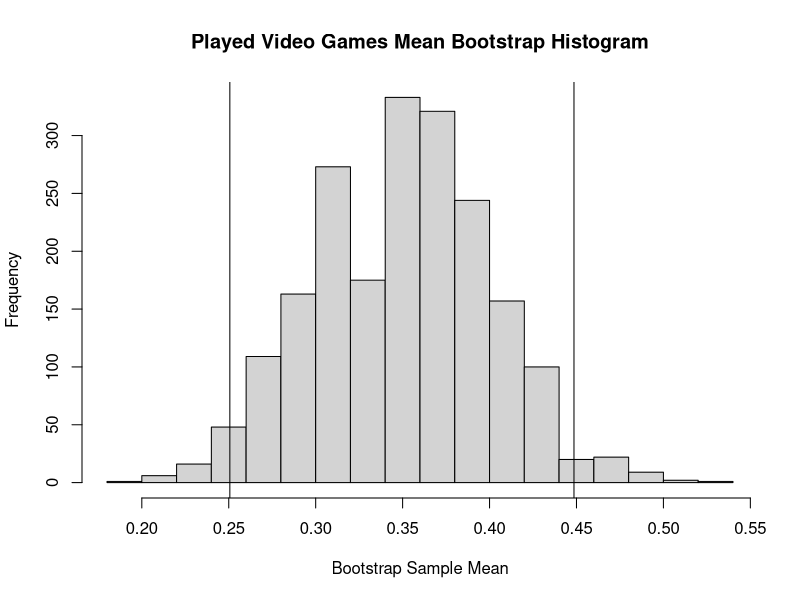
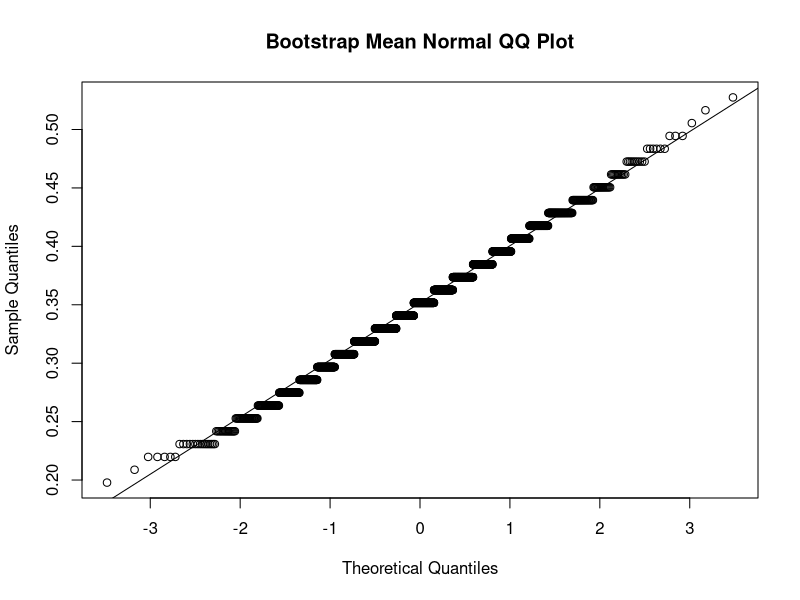
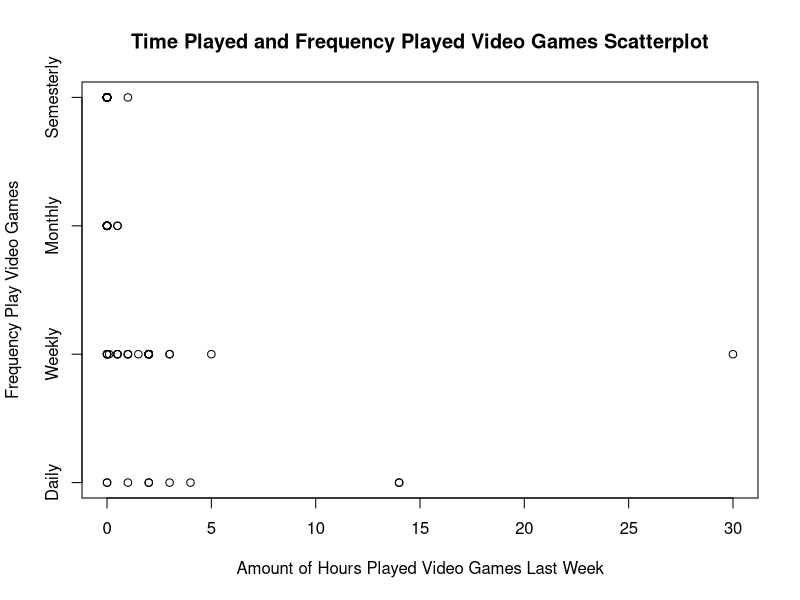
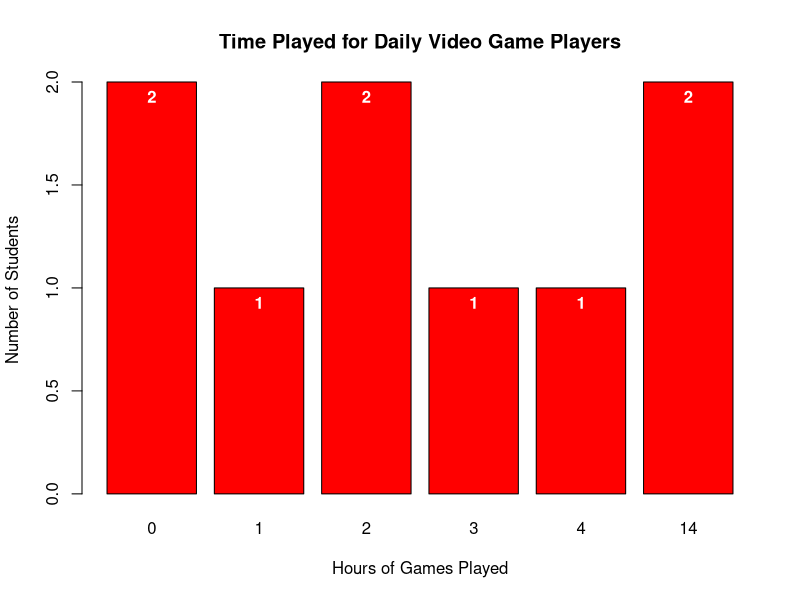
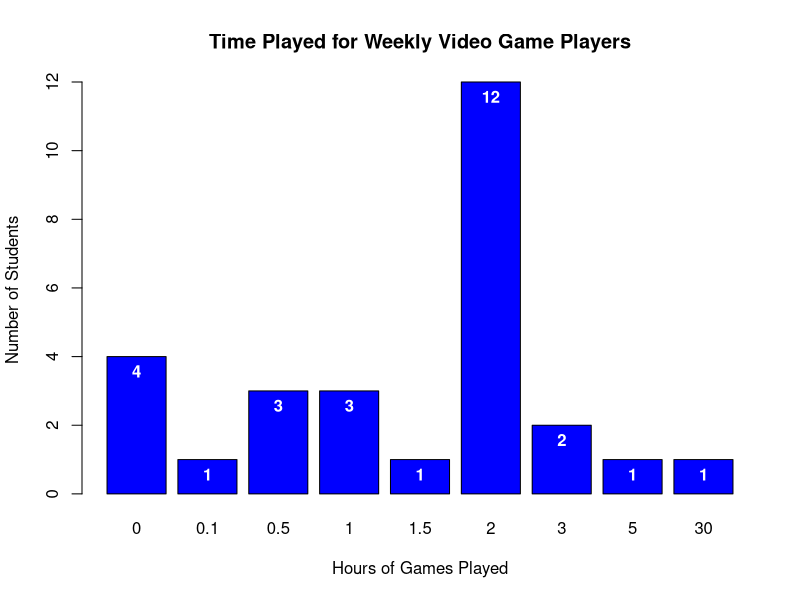
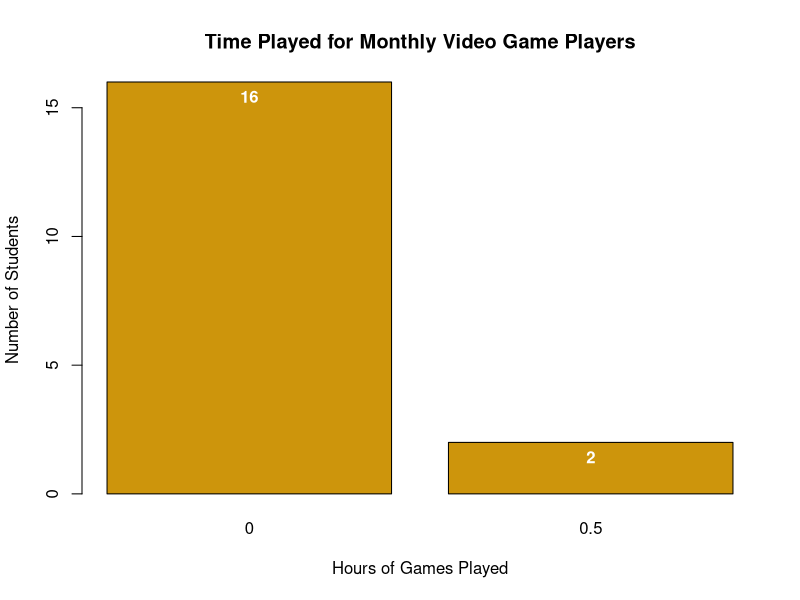
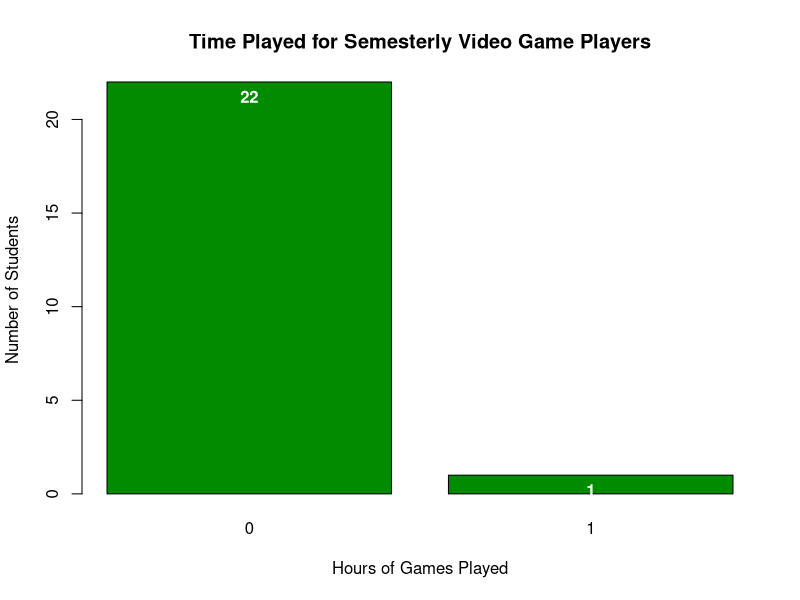
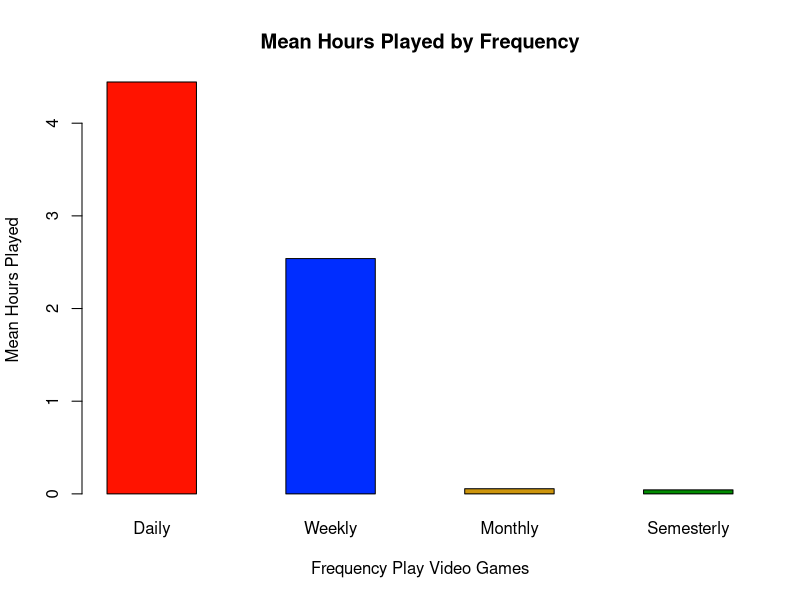

R code for these plots, in order: (Note: this script raises an error after producing the figures.)
## ---- chunk 1
# Read in the csv file 
video_df <- read.csv('data/video_fixed.csv')
# removes the last row (all NA values)
video_df <- video_df[-nrow(video_df),]
video_df
## ---- chunk 2
# Clean video multiple df
#read in csv file
video_multiple_df <- read.csv('data/video_multiple_fixed.csv')
#sets first row as col names
colnames(video_multiple_df) <- video_multiple_df[1,]
#removes the first row
video_multiple_df <- video_multiple_df[-1, ] 
video_multiple_df
## ---- chunk 3
# Clean video_df
video_df$like[video_df$like==99] <- NA
video_df$where[video_df$where==99] <- NA
video_df$freq[video_df$freq==99] <- NA
video_df$busy[video_df$busy==99] <- NA
video_df$educ[video_df$educ==99] <- NA
video_df$math[video_df$math==99] <- NA
video_df$work[video_df$work==99] <- NA
video_df$cdrom[video_df$cdrom==99] <- NA
## ---- chunk 4
#SCENARIO 1
played.videogames <- video_df$time
played.videogames[played.videogames > 0] <- 1
played.mean <-mean(played.videogames)
#showing mean of binary variable is equivalent to (#ofstudentsthatplayed)/(#ofstudents) 
played <- as.double(table(played.videogames[played.videogames==1]))
played/91==played.mean
#Confidence interval for discrete var "played.videogames" with finite population correction
width <- 1.96 * sqrt(played.mean*(1-played.mean)*(314-91)/((91-1)*314))
int.played <- c(played.mean - width, played.mean + width)
int.played
#BOOTSTRAPPING
n <- 91
N = 314
ind.boot <- sample.int(n, size=N, replace=TRUE)
boot.played.videogames <- played.videogames[ind.boot]
B <- 2000
boot.played.videogames.mean <- rep(NA, B)
for(i in 1:B) {
        ind <- sample.int(N, size=n, replace=TRUE)
        boot <- boot.played.videogames[ind]
        boot.played.videogames.mean[i] <- mean(boot)
}


# Fraction of kids that played video games the week before the test
sample.mean <- mean(played.videogames)
sample.mean
# Estimate of fraction of kids that played vgs before the test using bootstrap
bootstrap.mean <- mean(boot.played.videogames.mean)
bootstrap.mean
# Confidence Interval (Bootstrap Sample Means)
boot.played.videogames.sd <- sd(boot.played.videogames.mean)
boot.played.videogames.sd

boot.played.videogames.ci <- c(bootstrap.mean - 1.96*boot.played.videogames.sd, bootstrap.mean + 1.96*boot.played.videogames.sd)
# Confidence Interval = 95% (Where z = 1.96)
boot.played.videogames.ci

# 0.025-quantile and 0.975 quantile of the bootstrap sample means (Interval Estimate)
boot.played.videogames.qqi <- c(quantile(bootstrap.mean, 0.025), quantile(bootstrap.mean, 0.975))
boot.played.videogames.qqi

# Check Normality by  Kolmogorov-Smirnov test [Lab 3]
# ks.test((boot.mean - mean(boot.mean))/sd(boot.mean), pnorm)
ks.test(((boot.played.videogames.mean - bootstrap.mean)/boot.played.videogames.sd), pnorm)

# Create directory to save graphs 
dir.create(file.path("graphs"), showWarnings = FALSE)


# Histrogram Plot Generation
hist(boot.played.videogames.mean, main="Played Video Games Mean Bootstrap Histogram", xlab="Bootstrap Sample Mean")
# add lines for bootsrap CI
abline(v=boot.played.videogames.ci[1])
abline(v=boot.played.videogames.ci[2])
dev.copy(png,'graphs/scen1histogram.png')
dev.off()
# QQ Plot Generations
qqnorm(boot.played.videogames.mean, main="Bootstrap Mean Normal QQ Plot")
qqline(boot.played.videogames.mean)
dev.copy(png,'graphs/scen1qqline.png')
dev.off()
## ---- chunk 5
#SCENARIO 2

#Scatterplot of hours played (time) against freq
plot(video_df$time, video_df$freq, main="Time Played and Frequency Played Video Games Scatterplot", 
        xlab="Amount of Hours Played Video Games Last Week", ylab="Frequency Play Video Games", yaxt="n")
axis(2, at=1:4, labels=list("Daily", "Weekly", "Monthly", "Semesterly"))
dev.copy(png,'graphs/scen2scatter.png')
dev.off()

#Pearson Correlation between hours played (time) and freq
cor(video_df$time, video_df$freq, use = "complete.obs")
##abs too low to mean anything - result of bias to the data as asked about playing video games the week before a midterm


#Barplots to show sample distrubitions of hours played last week grouped by frequency played games
#Daily Players
dt <- with(video_df, table(freq[video_df$freq==1], time[video_df$freq==1]))
dp <- barplot(dt, col="red", main="Time Played for Daily Video Game Players", xlab="Hours of Games Played", ylab="Number of Students")
text(dp, dt, labels=dt, pos=1, col="white", font=2)
dev.copy(png,'graphs/scen2dailybox.png')
dev.off()

#Weekly Players
wt <- with(video_df, table(freq[video_df$freq==2], time[video_df$freq==2]))
wp <- barplot(wt, col="blue", main="Time Played for Weekly Video Game Players", xlab="Hours of Games Played", ylab="Number of Students")
text(wp, wt, labels=wt, pos=1, col="white", font=2)
dev.copy(png,'graphs/scen2weeklybox.png')
dev.off()

#Monthly Players
mt <- with(video_df, table(freq[video_df$freq==3], time[video_df$freq==3]))
mt
mp <- barplot(mt, col="darkgoldenrod3", main="Time Played for Monthly Video Game Players", xlab="Hours of Games Played", ylab="Number of Students")
text(mp, mt, labels=mt, pos=1, col="white", font=2)
dev.copy(png,'graphs/scen2monthlybox.png')
dev.off()

#Semesterly Players
st <- with(video_df, table(freq[video_df$freq==4], time[video_df$freq==4]))
sp <- barplot(st, col="green4", main="Time Played for Semesterly Video Game Players", xlab="Hours of Games Played", ylab="Number of Students")
text(sp, st, labels=st, pos=1, col="white", font=2)
dev.copy(png,'graphs/scen2sembox.png')
dev.off()

#Bar plot showing mean hours of games played grouped by frequency
time.means.by.freq <- matrix(c(
        mean(video_df$time[video_df$freq==1], na.rm=TRUE),
        mean(video_df$time[video_df$freq==2], na.rm=TRUE),
        mean(video_df$time[video_df$freq==3], na.rm=TRUE),
        mean(video_df$time[video_df$freq==4], na.rm=TRUE)),
        ncol=4,byrow=TRUE)
colnames(time.means.by.freq) <- c("Daily", "Weekly", "Monthly", "Semesterly")
rownames(time.means.by.freq) <- c("Mean Time Played")
time.means.by.freq <- as.table(time.means.by.freq)
time.means.by.freq 

colorBlind.4 <- c(red='#FF1300', blue='#002DFF', darkgoldenrod3='#CD950C', green4='#008B01')

meanplot <- barplot(time.means.by.freq, beside=TRUE, col=colorBlind.4, main="Mean Hours Played by Frequency", xlab="Frequency Play Video Games", ylab="Mean Hours Played")
dev.copy(png,'graphs/scen2meanbox.png')
dev.off()

## ---- chunk 6
#SCENARIO 3
#point estimate for mean of time 
mean.time <- mean(video_df$time)
mean.time
#constructing confidence interval for mean of time, continuous variable 
width <- 1.96 *sd(video_df$time)* sqrt((314-91)/((91)*314))
int.time <- c(mean.time - width, mean.time + width)
int.time
#Distribution of time
hist(video_df$time,breaks = 20, probability = TRUE, density = 40, col = 7, border = 3)
lines(density(video_df$time, adjust = 2),lwd=2, col = 2)
qqnorm(video_df$time)
qqline(video_df$time,lwd=2, col=2)
#constructing bootstrap estimate
#creating bootstrap population
ind.boot <- sample.int(91, size=314, replace=TRUE)
time.boot <- video_df$time[ind.boot]
#generating bootstrap sample means
B <- 2000
boot.sample.mean <- rep(NA, B)
for(i in 1:B){
  ind <- sample.int(314, size=91, replace=FALSE)
  boot <- time.boot[ind]
  boot.sample.mean[i] <- mean(boot)
}
#Distribution of bootstrap sample means 
hist(boot.sample.mean,breaks = 20, probability = TRUE, density = 40, col = 7, border = 3)
lines(density(boot.sample.mean, adjust = 2),lwd=2, col = 2)
qqnorm(boot.sample.mean)
qqline(boot.sample.mean,lwd=2, col=2)
#point estimate for mean from bootstrap 
time.mean.boot <- mean(boot.sample.mean)
time.mean.boot
#constructing confidence interval using bootstrap means
time.int.boot <- c(time.mean.boot - 1.96*sd(boot.sample.mean), time.mean.boot + 1.96*sd(boot.sample.mean))
time.int.boot

## ---- chunk 7
#SCENARIO 4
#creates variable "likesGame" which equals 1 if "like" != 1 or 5, 0 else (NA's remain) 
video_df['likesGame'] <- rep(NA, dim(video_df)[1])
for(i in 1:dim(video_df)[1]){
  like <- video_df[i, 'like']
  if(like==0 & !is.na(like) || like==5 & !is.na(like)){
    video_df[i, 'likesGame'] = 0
  }else if(is.na(like)){
    video_df[i, 'likesGame'] = NA
  }else{
    video_df[i, 'likesGame'] = 1
  }
}
#Finds mean of likesGames, indicating portion of students that at least somewhat like videogames
mean.likesGame <- mean(video_df$likesGame, na.rm = TRUE)
mean.likesGame
#Confidence interval for discrete var "likesGames" with finite population correction
width <- 1.96 * sqrt(mean.likesGame*(1-mean.likesGame)*(314-91)/((91-1)*314))
int.likesGame <- c(mean.likesGame - width, mean.likesGame + width)
int.likesGame
#instances of "relax" reason for playing video games
relax <- as.double(table(video_multiple_df$relax[video_multiple_df$relax==1]))
#instances of "grahics" reason for playing video games
graphics <- as.double(table(video_multiple_df$graphic[video_multiple_df$graphic==1]))
#instances of "master" reason for playing video games
master <- as.double(table(video_multiple_df$master[video_multiple_df$master==1]))
#instances of "bored" reason for playing video games
bored <- as.double(table(video_multiple_df$bored[video_multiple_df$bored==1]))
#instances of "challenge" reason for playing video games
challenge <- as.double(table(video_multiple_df$challenge[video_multiple_df$challenge==1]))
#instances of "coordination" reason for playing video games
coord <- as.double(table(video_multiple_df$coord[video_multiple_df$coord==1]))
#creates vector of each reason instance
reasons <- c(relax,graphics,master,bored,challenge,coord)
#attaches reason name to each instance sum
names(reasons) <- c("relax","graphics","master","bored","challenge","coord")
#sorted display of the reasons and summed instances
sort(reasons, decreasing = TRUE)

#Below we see find the most prominent reasons why students don't like vdgm.'s
#instances of "time" reason for not playing video games
time <- as.double(table(video_multiple_df$time[video_multiple_df$time==1]))
#instances of "frust" reason for playing video games
frust <- as.double(table(video_multiple_df$frust[video_multiple_df$frust==1]))
#instances of "lonely" reason for playing video games
lonely <- as.double(table(video_multiple_df$lonely[video_multiple_df$lonely==1]))
#instances of "rules" reason for playing video games
rules <- as.double(table(video_multiple_df$rules[video_multiple_df$rules==1]))
#instances of "cost" reason for playing video games
cost <- as.double(table(video_multiple_df$cost[video_multiple_df$cost==1]))
#instances of "boring" reason for playing video games
boring <- as.double(table(video_multiple_df$boring[video_multiple_df$boring==1]))
#instances of "friends don't play" reason for playing video games
friends <- as.double(table(video_multiple_df$friends[video_multiple_df$friends==1]))
#instances of "pointless" reason for playing video games
pointless <- as.double(table(video_multiple_df$point[video_multiple_df$point==1]))
#creates vector of each dislike reason instance
dislikeReasons <- c(time,frust,lonely,rules,cost,boring, friends,pointless)
#attaches reason name to each instance sum
names(dislikeReasons) <- c("time","frust","lonely","rules","cost","boring","friends","pointless")
#sorted display of the reasons and summed instances
sort(dislikeReasons, decreasing = TRUE)

#Below is contsruction of regression tree (moved to scenario 5)
#create variable "works" where value of 1 indicates student worked during that week, 0 otherwise
#video_df$works <- ifelse(video_df$work>0,1,0)
#Creating regression tree for "likesGame" (requires "rpart" and "rpart.plot" packages)
#video_df.tree <- rpart(likesGame~grade+sex+educ+math+works, data=video_df,method = "anova",control = rpart.control(minsplit = 10,cp=0.01))
#rpart.plot(video_df.tree)

## ---- chunk 8
#SCENARIO 6
#split into not played (5 and 1)
not_liked = video_df[video_df$like == 1 | video_df$like == 5,]
#split into played (2, 3, 4)
liked = video_df[video_df$like==2|video_df$like==2|video_df$like==3,]
barplot(table(not_liked$grade),names.arg=c('C','B','A'),col = c('red','blue','green') ,main= 'Distribution of Grades - Not Liked', border=TRUE,
        xlab='Grade Expected', ylab='count')
barplot(table(liked$grade),names.arg=c('C','B','A'),col = c('red','blue','green') ,main= 'Distribution of Grades - Liked', border=TRUE,
        xlab='Grade Expected', ylab='count')

## ---- chunk 9
#INDEP SCENARIO
educ1 = video_df[video_df$educ==1,]
educ0 = video_df[video_df$educ==0,]
   
barplot(table(educ0$grade),names.arg=c('C','B','A'),col = c('red','blue','green') ,main= 'Distribution of Grades - Not Educational', border=TRUE,
        xlab='Grade Expected', ylab='count')
barplot(table(educ1$grade),names.arg=c('C','B','A'),col = c('red','blue','green') ,main= 'Distribution of Grades - Educational', border=TRUE,
        xlab='Grade Expected', ylab='count')
